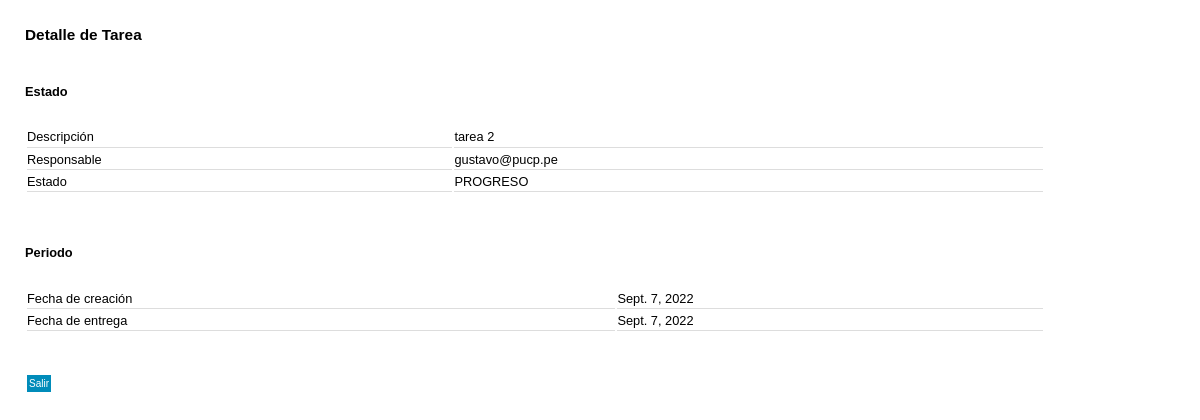
The app's page /gestion_tareas/detalle_tarea/2, older data.
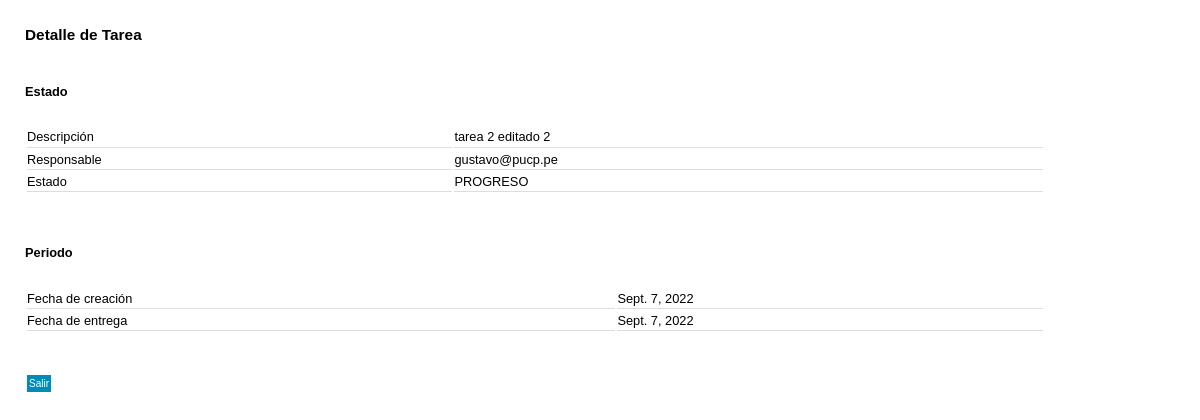
The same page, newer data.
### gestion_tareas/models.py (models this page shows)
class tarea(models.Model):
    descripcion = models.CharField(max_length=128,default='')
    fecha_cracion = models.DateField(default=datetime.date.today)
    fecha_entrega = models.DateField(default=datetime.date.today)
    responsable = models.CharField(max_length=128,default='')
    estado = models.CharField(max_length=128,default='PROGRESO')

### gestion_tareas/views.py (the view)
# urls.py: path('detalle_tarea/<str:ind>',views.detalle_tarea,name='detalle_tarea'),
def detalle_tarea(request,ind):
    tarea_editar = tarea.objects.get(id=ind)
    return render(request,'gestion_tareas/detalle_tarea.html',{
        'tarea':tarea_editar
    })

### gestion_tareas/templates/gestion_tareas/detalle_tarea.html (shortened to what this page needs)
{% load static %}
<!DOCTYPE html>
<html>
    <head>
        <link rel="stylesheet" href="{% static 'gestion_tareas/base.css' %}" >
    </head>
    <body>
            <h3>Detalle de Tarea</h3>
            <br>
            <h4>Estado</h4>
            <br>
            <table>
                <tbody>
                    <tr>
                        <td>
                            <label>Descripción</label>
                        </td>
                        <td>
                            <label type="text" class="form-control">{{ tarea.descripcion }}</label>
                        </td>
                    </tr>
                    <tr>
                        <td>
                            <label>Responsable</label>
                        </td>
                        <td>
                            <label type="text" class="form-control">{{ tarea.responsable }}</label>
                        </td>
                    </tr>
                        <td>
                            <label>Estado</label>
                        </td>
                        <td>
                            <label type="text" class="form-control">{{ tarea.estado }}</label>
                        </td>
                </tbody>
            </table>
            <br>
            <br>
            <h4>Periodo</h4>
            <br>
            <table>
                <tbody>
                    <tr>
                        <td>
                            <label>Fecha de creación</label>
                        </td>
                        <td>
                            <label class="form-control">{{ tarea.fecha_cracion }}</label>
                        </td>
                    </tr>
                    <tr>
                        <td>
                            <label>Fecha de entrega</label>
                        </td>
                        <td>
                            <label type="text" class="form-control">{{ tarea.fecha_entrega}}</label>
                        </td>
                    </tr>
                </tbody>
            </table>
           <br>
           <br>
            <div>
                <a class="button2" href="{% url 'gestion_tareas:dashboard' tarea.responsable %}">Salir</a>
            </div>
    </body>
</html>

Row changes from the older to the newer data that the page shows:
changed tarea "gustavo@pucp.pe": descripcion "tarea 2" → "tarea 2 editado 2"
